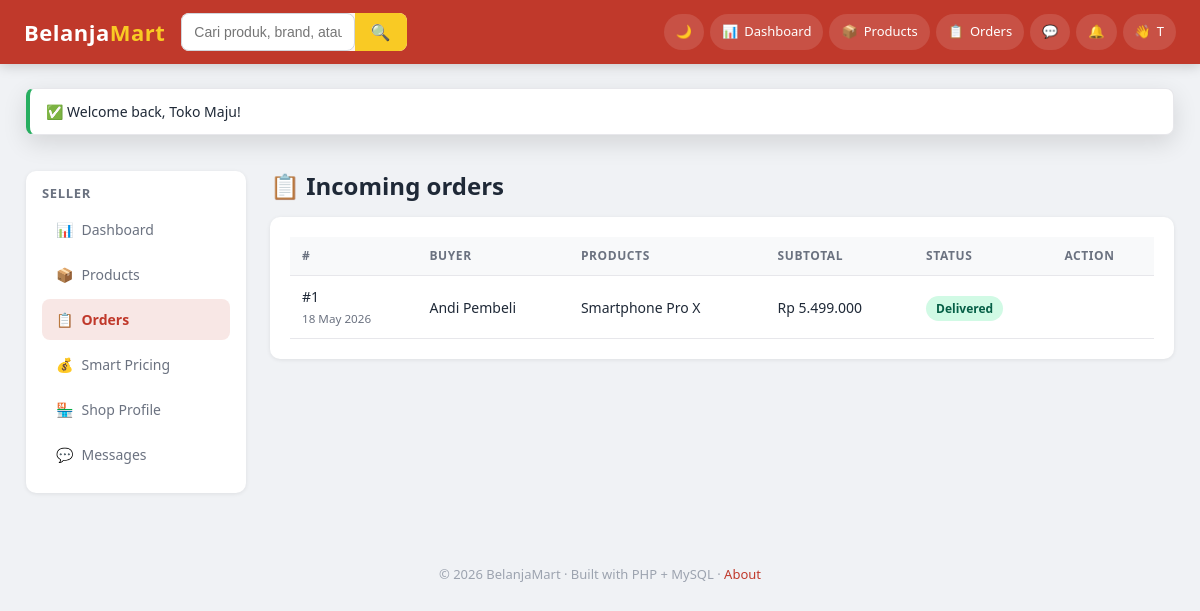
The app's page /frontend/pages/seller/orders.php (signed in) with its own data.
### tables this page shows
CREATE TABLE orders (
    order_id        INT AUTO_INCREMENT PRIMARY KEY,
    user_id         INT NOT NULL,                        
    address_id      INT NULL,
    order_date      TIMESTAMP DEFAULT CURRENT_TIMESTAMP,
    status          ENUM('pending','paid','processing','shipped','delivered','cancelled')
                       NOT NULL DEFAULT 'pending',
    payment_status  ENUM('unpaid','held','released','refunded') NOT NULL DEFAULT 'unpaid',
    payment_method  VARCHAR(40) DEFAULT 'simulation',
    subtotal        DECIMAL(14,2) NOT NULL DEFAULT 0,
    shipping_fee    DECIMAL(14,2) NOT NULL DEFAULT 0,
    tax_amount      DECIMAL(14,2) NOT NULL DEFAULT 0,
    total_amount    DECIMAL(14,2) NOT NULL DEFAULT 0,
    currency_code   CHAR(3) NOT NULL DEFAULT 'IDR',
    exchange_rate   DECIMAL(18,6) NOT NULL DEFAULT 1,     
    tracking_number VARCHAR(100) DEFAULT NULL,
    courier         VARCHAR(60)  DEFAULT NULL,
    shipped_at      TIMESTAMP NULL,
    delivered_at    TIMESTAMP NULL,
    cancelled_at    TIMESTAMP NULL,
    notes           TEXT,
    FOREIGN KEY (user_id)       REFERENCES users(user_id),
    FOREIGN KEY (address_id)    REFERENCES addresses(address_id) ON DELETE SET NULL,
    FOREIGN KEY (currency_code) REFERENCES currencies(currency_code),
    INDEX idx_status (status),
    INDEX idx_user_date (user_id, order_date)
);

CREATE TABLE users (
    user_id        INT AUTO_INCREMENT PRIMARY KEY,
    name           VARCHAR(100) NOT NULL,
    email          VARCHAR(150) NOT NULL UNIQUE,
    password       VARCHAR(255) NOT NULL,
    role           ENUM('buyer','seller','admin') NOT NULL DEFAULT 'buyer',
    avatar         VARCHAR(255) DEFAULT NULL,
    phone          VARCHAR(30)  DEFAULT NULL,
    country_code   CHAR(2)      DEFAULT 'ID',
    preferred_currency CHAR(3)  DEFAULT 'IDR',
    is_verified    TINYINT(1)   NOT NULL DEFAULT 0,     
    is_active      TINYINT(1)   NOT NULL DEFAULT 1,
    last_login_at  TIMESTAMP    NULL,
    created_at     TIMESTAMP DEFAULT CURRENT_TIMESTAMP,
    updated_at     TIMESTAMP DEFAULT CURRENT_TIMESTAMP ON UPDATE CURRENT_TIMESTAMP,
    FOREIGN KEY (country_code)       REFERENCES countries(country_code),
    FOREIGN KEY (preferred_currency) REFERENCES currencies(currency_code)
);

### backend/config/bootstrap.php (called while the page is built, shortened)
<?php
if (!defined('BM_BOOTSTRAPPED')) {
    $cfg = $GLOBALS['BM_CONFIG'];
    spl_autoload_register(function ($class) {
        $roots = [
            __DIR__ . '/../core/',
            __DIR__ . '/../models/',
            __DIR__ . '/../services/',
            __DIR__ . '/../controllers/',
            __DIR__ . '/../middleware/',
        ];
        foreach ($roots as $root) {
            $file = $root . $class . '.php';
            if (is_file($file)) {
                return;
            }
        }
    });
    foreach (['uploads', 'chat', 'logs'] as $key) {
        $path = $cfg['storage'][$key] ?? null;
        if ($path && !is_dir($path)) {
            @mkdir($path, 0777, true);
        }
    }
    require_once __DIR__ . '/../core/helpers.php';
}

### backend/core/Database.php (called while the page is built, shortened)
<?php
class Database
{
    private static ?PDO $pdo = null;
    public static function pdo(): PDO
    {
        if (self::$pdo instanceof PDO) {
            return self::$pdo;
        }
        $cfg  = config('db');
        $dsn  = sprintf(
            'mysql:host=%s;port=%d;dbname=%s;charset=%s',
            $cfg['host'], $cfg['port'], $cfg['database'], $cfg['charset']
        );
        try {
            self::$pdo = new PDO($dsn, $cfg['username'], $cfg['password'], [
                PDO::ATTR_ERRMODE            => PDO::ERRMODE_EXCEPTION,
                PDO::ATTR_DEFAULT_FETCH_MODE => PDO::FETCH_ASSOC,
                PDO::ATTR_EMULATE_PREPARES   => false,
            ]);
        } catch (PDOException $e) {
            http_response_code(500);
            die('Database connection failed: ' . $e->getMessage());
        }
        return self::$pdo;
    }
    public static function run(string $sql, array $params = []): PDOStatement
    {
        $stmt = self::pdo()->prepare($sql);
        $stmt->execute($params);
        return $stmt;
    }
    public static function all(string $sql, array $params = []): array
    {
        return self::run($sql, $params)->fetchAll();
    }
}

### backend/models/CancellationModel.php (called while the page is built, shortened)
<?php
class CancellationModel
{
    public static function reasonsFor(string $audience): array
    {
        return Database::all("
            SELECT * FROM cancellation_reasons
            WHERE audience = ? AND is_active = 1
            ORDER BY sort_order, label
        ", [$audience]);
    }
}

### backend/models/OrderModel.php (called while the page is built, shortened)
<?php
class OrderModel
{
    public static function forSeller(int $sellerId): array
    {
        return Database::all("
            SELECT o.order_id, o.order_date, o.status, o.tracking_number, o.payment_status,
                   o.currency_code, u.name AS buyer_name,
                   GROUP_CONCAT(p.product_name SEPARATOR ', ') AS product_names,
                   SUM(oi.quantity * oi.price) AS subtotal
            FROM orders o
            JOIN order_items oi ON o.order_id = oi.order_id
            JOIN products p     ON oi.product_id = p.product_id
            JOIN users u        ON o.user_id = u.user_id
            WHERE oi.seller_id = ?
            GROUP BY o.order_id
            ORDER BY o.order_date DESC
        ", [$sellerId]);
    }
}

### backend/core/Currency.php (called while the page is built, shortened)
<?php
class Currency
{
    private static array $cache = [];
    public static function load(): array
    {
        $rows = Database::all("SELECT * FROM currencies");
        foreach ($rows as $r) self::$cache[$r['currency_code']] = $r;
        return self::$cache;
    }
    public static function symbol(string $code): string
    {
        $all = self::load();
        return $all[$code]['symbol'] ?? $code;
    }
    public static function format(float $amount, string $code): string
    {
        $sym = self::symbol($code);
        $decimals = in_array($code, ['IDR', 'JPY'], true) ? 0 : 2;
        return $sym . ' ' . number_format($amount, $decimals, ',', '.');
    }
}

### frontend/pages/seller/orders.php (the view, shortened to what this page needs)
<?php
require_once __DIR__ . '/../../../backend/config/bootstrap.php';
$user    = current_user();
$reasons = CancellationModel::reasonsFor('seller');
$orders = OrderModel::forSeller((int) $user['user_id']);
?>
<div class="layout">
    <div>
        <h2>📋 Incoming orders</h2>
        <?php if (empty($orders)): ?>
            <div class="card center" style="padding:50px; flex-direction:column;">
                <div style="font-size:50px;">📭</div>
                <p class="text-muted">No incoming orders yet.</p>
            </div>
        <?php else: ?>
            <div class="card mt-2" style="overflow-x:auto;">
                <table class="table">
                    <thead><tr><th>#</th><th>Buyer</th><th>Products</th><th>Subtotal</th><th>Status</th><th>Action</th></tr></thead>
                    <tbody>
                    <?php foreach ($orders as $o): ?>
                        <tr>
                            <td>#<?= (int) $o['order_id'] ?><br><small class="text-muted"><?= date('d M Y', strtotime($o['order_date'])) ?></small></td>
                            <td><?= e($o['buyer_name']) ?></td>
                            <td><?= e($o['product_names']) ?></td>
                            <td><?= Currency::format((float) $o['subtotal'], $o['currency_code']) ?></td>
                            <td><span class="status status-<?= e($o['status']) ?>"><?= e(ucfirst($o['status'])) ?></span></td>
                            <td>
                            </td>
                        </tr>
                    <?php endforeach; ?>
                    </tbody>
                </table>
            </div>
        <?php endif; ?>
    </div>
</div>

### frontend/assets/css/style.css (style rules this page uses)
:root { --color-primary: #c0392b; --color-primary-hover: #a93226; --color-accent: #f9ca24; --color-success: #27ae60; --color-warning: #e67e22; --color-danger: #e74c3c; --color-info: #2980b9; --bg-body: #f0f2f5; --bg-surface: #ffffff; --bg-muted: #f8f9fa; --bg-elevated: #ffffff; --border: #e7e7eb; --border-strong: #d1d5db; --text: #1f2937; --text-muted: #6b7280; --text-soft: #9ca3af; --shadow-sm: 0 1px 2px rgba(0,0,0,.06); --shadow: 0 1px 4px rgba(0,0,0,.08); --shadow-lg: 0 8px 24px rgba(0,0,0,.12); --radius-sm: 6px; --radius: 10px; --radius-lg: 16px; --transition: 200ms cubic-bezier(.4,0,.2,1); --topbar-h: 64px; }
*, *::before, *::after { box-sizing: border-box; }
html, body { margin: 0; padding: 0; }
body { font-family: 'Segoe UI', system-ui, -apple-system, Roboto, Arial, sans-serif; background: var(--bg-body); color: var(--text); line-height: 1.5; transition: background var(--transition), color var(--transition); min-height: 100vh; }
h1,h2,h3,h4,h5 { margin: 0; line-height: 1.25; }
.text-muted { color: var(--text-muted); }
.mt-2 { margin-top: 16px; }
.card { background: var(--bg-surface); border-radius: var(--radius); box-shadow: var(--shadow); padding: 20px; }
.status { padding: 4px 10px; border-radius: 999px; font-size: 12px; font-weight: 600; }
.status-delivered { background: #d1fae5; color: #065f46; }
.layout { display: grid; grid-template-columns: 220px 1fr; gap: 24px; padding: 24px 0; }
.table { width: 100%; border-collapse: collapse; font-size: 14px; }
.table th, .table td { padding: 10px 12px; text-align: left; border-bottom: 1px solid var(--border); }
.table th { background: var(--bg-muted); font-size: 12px; text-transform: uppercase; letter-spacing: .05em; color: var(--text-muted); }

### records on screen
orders: order_id "1", order_date "18 May 2026", user.name "Andi Pembeli", product_names "Smartphone Pro X", currency_code "Rp 5.499.000", status "Delivered"

### other values on screen
mb_strtoupper(mb_substr($user['name'], 0, 1)) "T"
$ok "Welcome back, Toko Maju!"
$icon "📊"
$label "Dashboard"
$icon "📦"
$label "Products"
$icon "📋"
$label "Orders"
$icon "💰"
$label "Smart Pricing"
$icon "🏪"
$label "Shop Profile"
